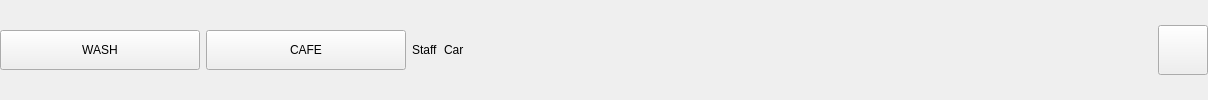
    <widget class="QWidget" name="widget_4" native="true">
     <layout class="QHBoxLayout" name="horizontalLayout_6">
      <property name="leftMargin">
       <number>0</number>
      </property>
      <property name="topMargin">
       <number>0</number>
      </property>
      <property name="rightMargin">
       <number>0</number>
      </property>
      <property name="bottomMargin">
       <number>0</number>
      </property>
      <item>
       <widget class="QToolButton" name="btnHallWash">
        <property name="minimumSize">
         <size>
          <width>200</width>
          <height>40</height>
         </size>
        </property>
        <property name="maximumSize">
         <size>
          <width>200</width>
          <height>40</height>
         </size>
        </property>
        <property name="text">
         <string>WASH</string>
        </property>
       </widget>
      </item>
      <item>
       <widget class="QToolButton" name="btnHallCafe">
        <property name="minimumSize">
         <size>
          <width>200</width>
          <height>40</height>
         </size>
        </property>
        <property name="maximumSize">
         <size>
          <width>200</width>
          <height>40</height>
         </size>
        </property>
        <property name="text">
         <string>CAFE</string>
        </property>
       </widget>
      </item>
      <item>
       <widget class="QLabel" name="lbStaff">
        <property name="text">
         <string>Staff</string>
        </property>
       </widget>
      </item>
      <item>
       <widget class="QLabel" name="lbCar">
        <property name="text">
         <string>Car</string>
        </property>
       </widget>
      </item>
      <item>
       <spacer name="horizontalSpacer_5">
        <property name="orientation">
         <enum>Qt::Horizontal</enum>
        </property>
        <property name="sizeHint" stdset="0">
         <size>
          <width>688</width>
          <height>20</height>
         </size>
        </property>
       </spacer>
      </item>
      <item>
       <widget class="QPushButton" name="btnExit">
        <property name="minimumSize">
         <size>
          <width>50</width>
          <height>50</height>
         </size>
        </property>
        <property name="focusPolicy">
         <enum>Qt::NoFocus</enum>
        </property>
        <property name="text">
         <string/>
        </property>
        <property name="iconSize">
         <size>
          <width>32</width>
          <height>32</height>
         </size>
        </property>
       </widget>
      </item>
     </layout>
    </widget>
